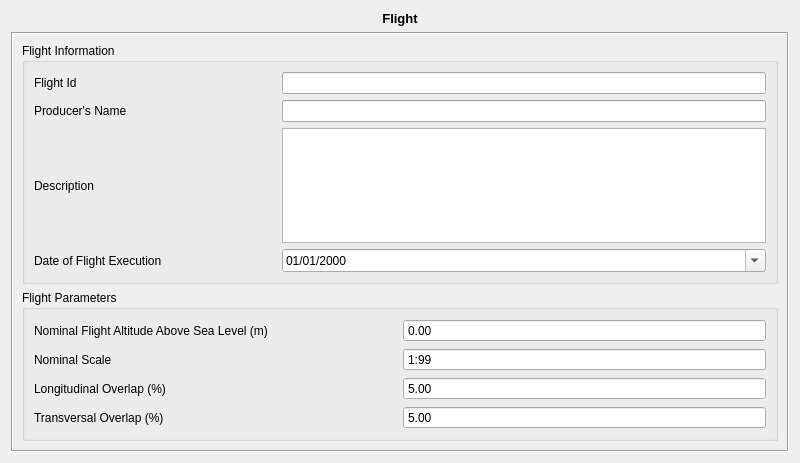
<?xml version="1.0" encoding="UTF-8"?>
<ui version="4.0">
 <class>FlightForm</class>
 <widget class="QWidget" name="FlightForm">
  <property name="geometry">
   <rect>
    <x>0</x>
    <y>0</y>
    <width>800</width>
    <height>463</height>
   </rect>
  </property>
  <property name="windowTitle">
   <string>Form</string>
  </property>
  <layout class="QVBoxLayout" name="verticalLayout_6">
   <item>
    <widget class="QLabel" name="label">
     <property name="text">
      <string>&lt;!DOCTYPE HTML PUBLIC &quot;-//W3C//DTD HTML 4.0//EN&quot; &quot;http://www.w3.org/TR/REC-html40/strict.dtd&quot;&gt;
&lt;html&gt;&lt;head&gt;&lt;meta name=&quot;qrichtext&quot; content=&quot;1&quot; /&gt;&lt;style type=&quot;text/css&quot;&gt;
p, li { white-space: pre-wrap; }
&lt;/style&gt;&lt;/head&gt;&lt;body style=&quot; font-family:'Sans'; font-size:10pt; font-weight:400; font-style:normal;&quot;&gt;
&lt;p style=&quot; margin-top:0px; margin-bottom:0px; margin-left:0px; margin-right:0px; -qt-block-indent:0; text-indent:0px;&quot;&gt;&lt;span style=&quot; font-weight:600;&quot;&gt;Flight&lt;/span&gt;&lt;/p&gt;&lt;/body&gt;&lt;/html&gt;</string>
     </property>
     <property name="alignment">
      <set>Qt::AlignCenter</set>
     </property>
    </widget>
   </item>
   <item>
    <widget class="QFrame" name="frame">
     <property name="frameShape">
      <enum>QFrame::Box</enum>
     </property>
     <property name="frameShadow">
      <enum>QFrame::Sunken</enum>
     </property>
     <layout class="QVBoxLayout" name="verticalLayout_5">
      <item>
       <widget class="QGroupBox" name="groupBox_2">
        <property name="title">
         <string>Flight Information</string>
        </property>
        <layout class="QVBoxLayout" name="verticalLayout_3">
         <item>
          <layout class="QVBoxLayout" name="verticalLayout_2">
           <item>
            <layout class="QHBoxLayout" name="horizontalLayout_8" stretch="1,2">
             <item>
              <widget class="QLabel" name="label_10">
               <property name="text">
                <string>Flight Id</string>
               </property>
              </widget>
             </item>
             <item>
              <widget class="QLineEdit" name="flightIDLineEdit"/>
             </item>
            </layout>
           </item>
           <item>
            <layout class="QHBoxLayout" name="horizontalLayout_7" stretch="1,2">
             <item>
              <widget class="QLabel" name="label_7">
               <property name="text">
                <string>Producer's Name</string>
               </property>
              </widget>
             </item>
             <item>
              <widget class="QLineEdit" name="producerNameLineEdit"/>
             </item>
            </layout>
           </item>
           <item>
            <layout class="QHBoxLayout" name="horizontalLayout_9" stretch="1,2">
             <item>
              <widget class="QLabel" name="label_8">
               <property name="text">
                <string>Description</string>
               </property>
              </widget>
             </item>
             <item>
              <widget class="QPlainTextEdit" name="descriptionTextEdit"/>
             </item>
            </layout>
           </item>
           <item>
            <layout class="QHBoxLayout" name="horizontalLayout_10" stretch="1,2">
             <item>
              <widget class="QLabel" name="label_9">
               <property name="text">
                <string>Date of Flight Execution</string>
               </property>
              </widget>
             </item>
             <item>
              <widget class="QDateEdit" name="flightDateEdit">
               <property name="specialValueText">
                <string/>
               </property>
               <property name="minimumDate">
                <date>
                 <year>1913</year>
                 <month>1</month>
                 <day>1</day>
                </date>
               </property>
               <property name="displayFormat">
                <string>dd/MM/yyyy</string>
               </property>
               <property name="calendarPopup">
                <bool>true</bool>
               </property>
              </widget>
             </item>
            </layout>
           </item>
          </layout>
         </item>
        </layout>
       </widget>
      </item>
      <item>
       <widget class="QGroupBox" name="groupBox">
        <property name="title">
         <string>Flight Parameters</string>
        </property>
        <layout class="QVBoxLayout" name="verticalLayout_4">
         <item>
          <layout class="QVBoxLayout" name="verticalLayout">
           <item>
            <layout class="QHBoxLayout" name="horizontalLayout_5">
             <item>
              <widget class="QLabel" name="label_3">
               <property name="text">
                <string>Nominal Flight Altitude Above Sea Level (m)</string>
               </property>
              </widget>
             </item>
             <item>
              <widget class="QDoubleSpinBox" name="flightHeightDoubleSpinBox">
               <property name="toolTip">
                <string/>
               </property>
               <property name="buttonSymbols">
                <enum>QAbstractSpinBox::NoButtons</enum>
               </property>
               <property name="specialValueText">
                <string/>
               </property>
               <property name="accelerated">
                <bool>true</bool>
               </property>
               <property name="maximum">
                <double>100000.000000000000000</double>
               </property>
              </widget>
             </item>
            </layout>
           </item>
           <item>
            <layout class="QHBoxLayout" name="horizontalLayout_4">
             <item>
              <widget class="QLabel" name="label_4">
               <property name="text">
                <string>Nominal Scale</string>
               </property>
              </widget>
             </item>
             <item>
              <widget class="QSpinBox" name="nominalScaleSpinBox">
               <property name="toolTip">
                <string>&lt;!DOCTYPE HTML PUBLIC &quot;-//W3C//DTD HTML 4.0//EN&quot; &quot;http://www.w3.org/TR/REC-html40/strict.dtd&quot;&gt;
&lt;html&gt;&lt;head&gt;&lt;meta name=&quot;qrichtext&quot; content=&quot;1&quot; /&gt;&lt;style type=&quot;text/css&quot;&gt;
p, li { white-space: pre-wrap; }
&lt;/style&gt;&lt;/head&gt;&lt;body style=&quot; font-family:'Sans'; font-size:10pt; font-weight:400; font-style:normal;&quot;&gt;
&lt;p style=&quot; margin-top:0px; margin-bottom:0px; margin-left:0px; margin-right:0px; -qt-block-indent:0; text-indent:0px;&quot;&gt;&lt;span style=&quot; color:#000000;&quot;&gt;Example: 1:10.000 equals &quot;One to Ten Thousand Scale&quot;&lt;/span&gt;&lt;/p&gt;&lt;/body&gt;&lt;/html&gt;</string>
               </property>
               <property name="whatsThis">
                <string/>
               </property>
               <property name="buttonSymbols">
                <enum>QAbstractSpinBox::NoButtons</enum>
               </property>
               <property name="specialValueText">
                <string/>
               </property>
               <property name="accelerated">
                <bool>true</bool>
               </property>
               <property name="prefix">
                <string>1:</string>
               </property>
               <property name="minimum">
                <number>99</number>
               </property>
               <property name="maximum">
                <number>10000000</number>
               </property>
               <property name="singleStep">
                <number>100</number>
               </property>
              </widget>
             </item>
            </layout>
           </item>
           <item>
            <layout class="QHBoxLayout" name="horizontalLayout_3">
             <item>
              <widget class="QLabel" name="label_5">
               <property name="text">
                <string>Longitudinal Overlap (%)</string>
               </property>
              </widget>
             </item>
             <item>
              <widget class="br::uerj::eng::efoto::EfotoDoubleSpinBox" name="horizontalOverlapDoubleSpinBox">
               <property name="buttonSymbols">
                <enum>QAbstractSpinBox::NoButtons</enum>
               </property>
               <property name="specialValueText">
                <string/>
               </property>
               <property name="accelerated">
                <bool>true</bool>
               </property>
               <property name="minimum">
                <double>4.000000000000000</double>
               </property>
               <property name="maximum">
                <double>95.000000000000000</double>
               </property>
               <property name="value">
                <double>5.000000000000000</double>
               </property>
              </widget>
             </item>
            </layout>
           </item>
           <item>
            <layout class="QHBoxLayout" name="horizontalLayout">
             <item>
              <widget class="QLabel" name="label_6">
               <property name="text">
                <string>Transversal Overlap (%)</string>
               </property>
              </widget>
             </item>
             <item>
              <widget class="br::uerj::eng::efoto::EfotoDoubleSpinBox" name="verticalOverlapDoubleSpinBox">
               <property name="buttonSymbols">
                <enum>QAbstractSpinBox::NoButtons</enum>
               </property>
               <property name="specialValueText">
                <string/>
               </property>
               <property name="accelerated">
                <bool>true</bool>
               </property>
               <property name="minimum">
                <double>4.000000000000000</double>
               </property>
               <property name="maximum">
                <double>95.000000000000000</double>
               </property>
               <property name="value">
                <double>5.000000000000000</double>
               </property>
              </widget>
             </item>
            </layout>
           </item>
          </layout>
         </item>
        </layout>
       </widget>
      </item>
     </layout>
    </widget>
   </item>
  </layout>
 </widget>
 <customwidgets>
  <customwidget>
   <class>br::uerj::eng::efoto::EfotoDoubleSpinBox</class>
   <extends>QDoubleSpinBox</extends>
   <header>EfotoDoubleSpinBox.h</header>
  </customwidget>
 </customwidgets>
 <resources/>
 <connections/>
</ui>
